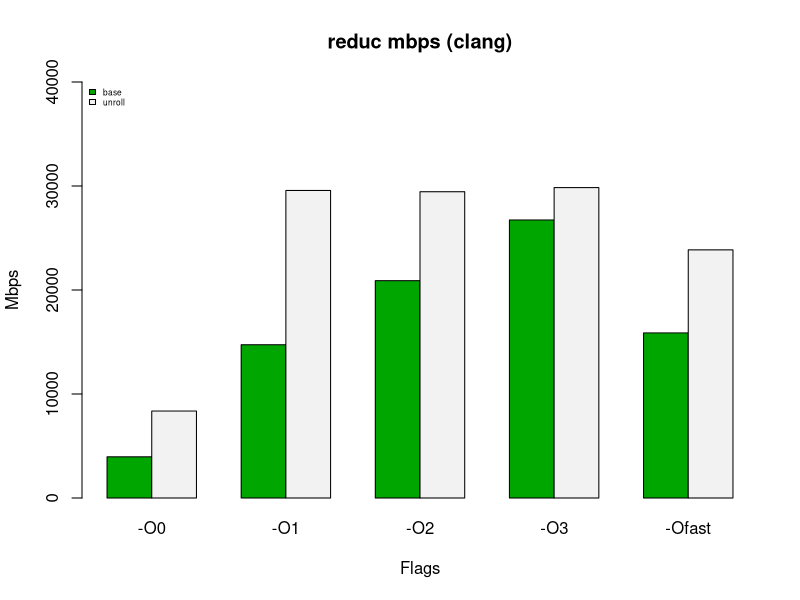
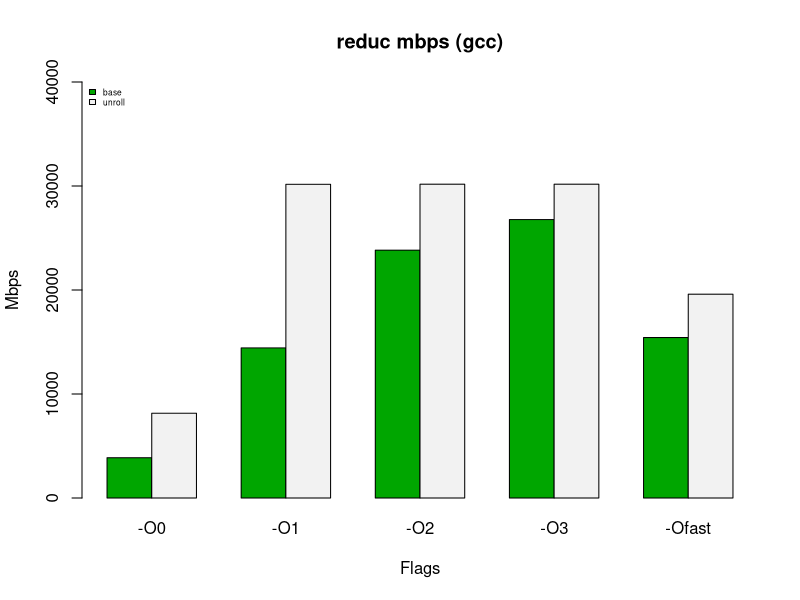
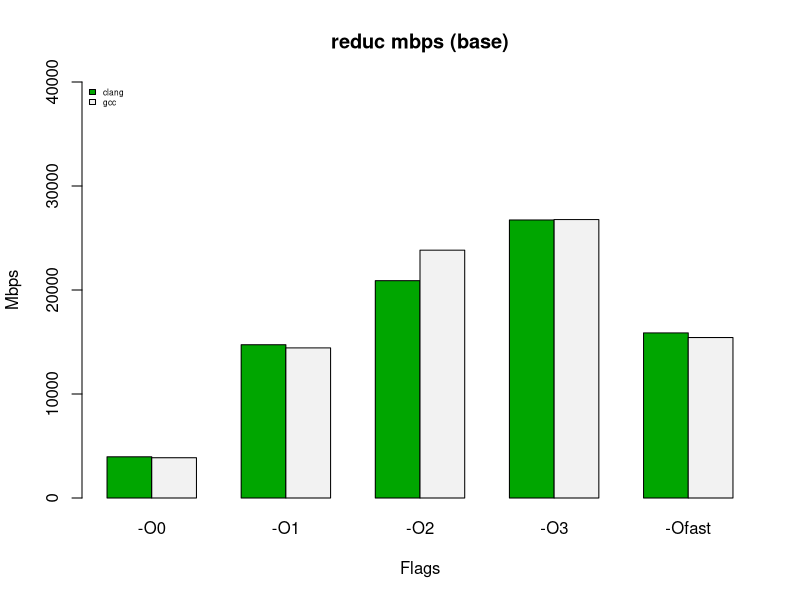
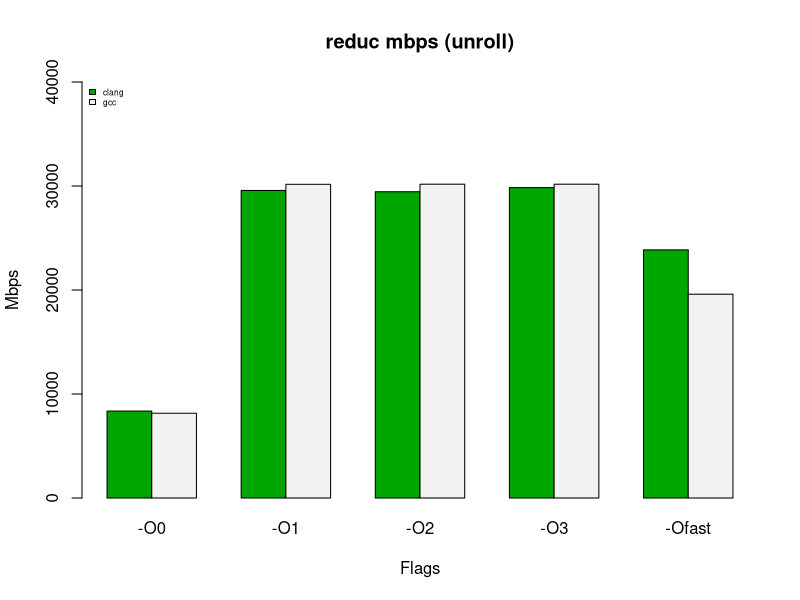
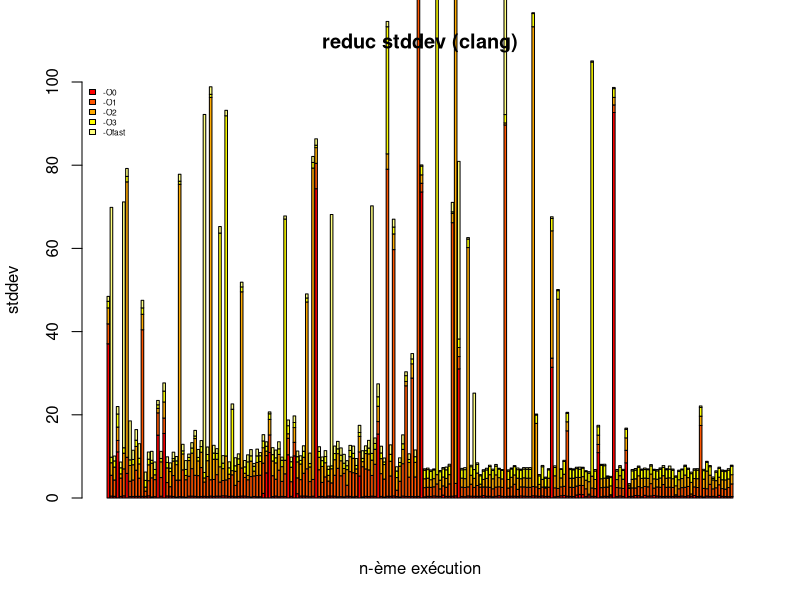
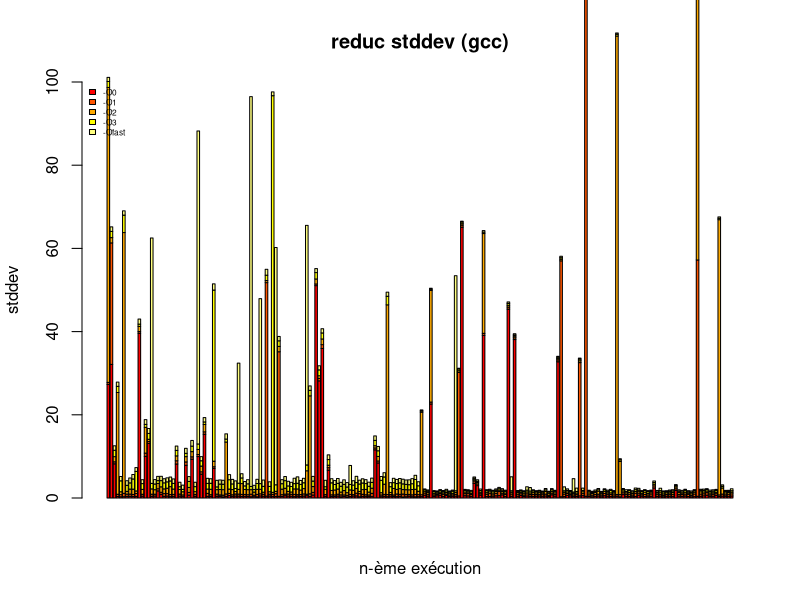

Reproduce these figures in R, in order.
## ---- chunk 1
data1 <- read.table("../clang/base_8/clang8_base_med_mbps_allflags.txt")
data2 <- read.table("../clang/unroll_8/clang8_unroll_med_mbps_allflags.txt")
write.csv(data1, "clang_8_base_mbps.csv")
write.csv(data2, "clang_8_unroll_mbps.csv")
data1m <-as.matrix(data1)
data2m <-as.matrix(data2)

data <- cbind(data1m,data2m)

## ---- chunk 2
colnames(data) <-  c("base","unroll")
rownames(data) <-  c("-O0", "-O1","-O2","-O3","-Ofast")
## ---- chunk 3

png(file = "reduc mbps (clang).png", width = 1920, height = 1080, units = "px", res = 300)
barplot(t(as.matrix(data)), beside = TRUE, col = terrain.colors(2), xlab = "Flags", ylab = "Mbps", ylim =c(0,40000)) 

title("reduc mbps (clang)")
legend("topleft", colnames(data), cex = 0.5, bty = "n", fill = terrain.colors(2))
dev.off()

 
## ---- chunk 4
data1 <- read.table("../gcc/base_8/gcc8_base_med_mbps_allflags.txt")
data2 <- read.table("../gcc/unroll_8/gcc8_unroll_med_mbps_allflags.txt")
write.csv(data1, "gcc_8_base_mbps.csv")
write.csv(data2, "gcc_8_unroll_mbps.csv")
data1m <-as.matrix(data1)
data2m <-as.matrix(data2)

data <- cbind(data1m,data2m)

## ---- chunk 5
colnames(data) <-  c("base","unroll")
rownames(data) <-  c("-O0", "-O1","-O2","-O3","-Ofast")
## ---- chunk 6

png(file = "reduc mbps (gcc).png", width = 1920, height = 1080, units = "px", res = 300)
barplot(t(as.matrix(data)), beside = TRUE, col = terrain.colors(2), xlab = "Flags", ylab = "Mbps", ylim =c(0,40000)) 

title("reduc mbps (gcc)")
legend("topleft", colnames(data), cex = 0.5, bty = "n", fill = terrain.colors(2))
dev.off()
 
## ---- chunk 7
data1 <- read.table("../clang/base_8/clang8_base_med_mbps_allflags.txt")
data2 <- read.table("../gcc/base_8/gcc8_base_med_mbps_allflags.txt")
write.csv(data1, "clang_8_base_mbps.csv")
write.csv(data2, "gcc_8_base_mbps.csv")
data1m <-as.matrix(data1)
data2m <-as.matrix(data2)

data <- cbind(data1m,data2m)

## ---- chunk 8
colnames(data) <-  c("clang","gcc")
rownames(data) <-  c("-O0", "-O1","-O2","-O3","-Ofast")
## ---- chunk 9

png(file = "reduc mbps (base).png", width = 1920, height = 1080, units = "px", res = 300)
barplot(t(as.matrix(data)), beside = TRUE, col = terrain.colors(2), xlab = "Flags", ylab = "Mbps", ylim =c(0,40000)) 

title("reduc mbps (base)")
legend("topleft", colnames(data), cex = 0.5, bty = "n", fill = terrain.colors(2))
dev.off()
 
## ---- chunk 10
data1 <- read.table("../clang/unroll_8/clang8_unroll_med_mbps_allflags.txt")
data2 <- read.table("../gcc/unroll_8/gcc8_unroll_med_mbps_allflags.txt")
write.csv(data1, "clang_8_unroll_mbps.csv")
write.csv(data2, "gcc_8_unroll_mbps.csv")
data1m <-as.matrix(data1)
data2m <-as.matrix(data2)

data <- cbind(data1m,data2m)

## ---- chunk 11
colnames(data) <-  c("clang","gcc")
rownames(data) <-  c("-O0", "-O1","-O2","-O3","-Ofast")
## ---- chunk 12

png(file = "reduc mbps (unroll).png", width = 1920, height = 1080, units = "px", res = 300)
barplot(t(as.matrix(data)), beside = TRUE, col = terrain.colors(2), xlab = "Flags", ylab = "Mbps", ylim =c(0,40000)) 

title("reduc mbps (unroll)")
legend("topleft", colnames(data), cex = 0.5, bty = "n", fill = terrain.colors(2))
dev.off()
 
## ---- chunk 13
data1 <- read.table("../clang/base_8/clang8_base_mean_allflags.txt")
data2 <- read.table("../clang/base_8/clang8_base_stddev_PURE_allflags.txt")
write.csv(data1, "clang_8_base_mean.csv")
write.csv(data2, "clang_8_base_stddev.csv")

data1m <-as.matrix(data1)
data2m <-as.matrix(data2)

data_stddev_base = (data2m*100)/data1m

data3 <- read.table("../clang/unroll_8/clang8_unroll_mean_allflags.txt")
data4 <- read.table("../clang/unroll_8/clang8_unroll_stddev_PURE_allflags.txt")
write.csv(data3, "clang_8_unroll_mean.csv")
write.csv(data4, "clang_8_unroll_stddev.csv")

data3m <-as.matrix(data3)
data4m <-as.matrix(data4)

data_stddev_unroll = (data4m*100)/data3m

## ---- chunk 14
data <- rbind(data_stddev_base,data_stddev_unroll)
colnames(data) <-  c("-O0", "-O1","-O2","-O3","-Ofast")
## ---- chunk 15
png(file = "reduc stddev (clang).png", width = 1920, height = 1080, units = "px", res = 300)
barplot(t(as.matrix(data)), beside = FALSE, col = heat.colors(5), xlab = "n-ème exécution", ylab = "stddev", ylim =c(0,100)) 

title("reduc stddev (clang)")
legend("topleft", colnames(data), cex = 0.5, bty = "n", fill = heat.colors(5))
 dev.off()
## ---- chunk 16
data1 <- read.table("../gcc/base_8/gcc8_base_mean_allflags.txt")
data2 <- read.table("../gcc/base_8/gcc8_base_stddev_PURE_allflags.txt")
write.csv(data1, "gcc_8_base_mean.csv")
write.csv(data2, "gcc_8_base_stddev.csv")

data1m <-as.matrix(data1)
data2m <-as.matrix(data2)

data_stddev_base = (data2m*100)/data1m

data3 <- read.table("../gcc/unroll_8/gcc8_unroll_mean_allflags.txt")
data4 <- read.table("../gcc/unroll_8/gcc8_unroll_stddev_PURE_allflags.txt")
write.csv(data3, "gcc_8_unroll_mean.csv")
write.csv(data4, "gcc_8_unroll_stddev.csv")

data3m <-as.matrix(data3)
data4m <-as.matrix(data4)

data_stddev_unroll = (data4m*100)/data3m

## ---- chunk 17
data <- rbind(data_stddev_base,data_stddev_unroll)
colnames(data) <-  c("-O0", "-O1","-O2","-O3","-Ofast")
## ---- chunk 18
png(file = "reduc stddev (gcc).png", width = 1920, height = 1080, units = "px", res = 300)
barplot(t(as.matrix(data)), beside = FALSE, col = heat.colors(5), xlab = "n-ème exécution", ylab = "stddev", ylim =c(0,100)) 

title("reduc stddev (gcc)")
legend("topleft", colnames(data), cex = 0.5, bty = "n", fill = heat.colors(5))
dev.off()
